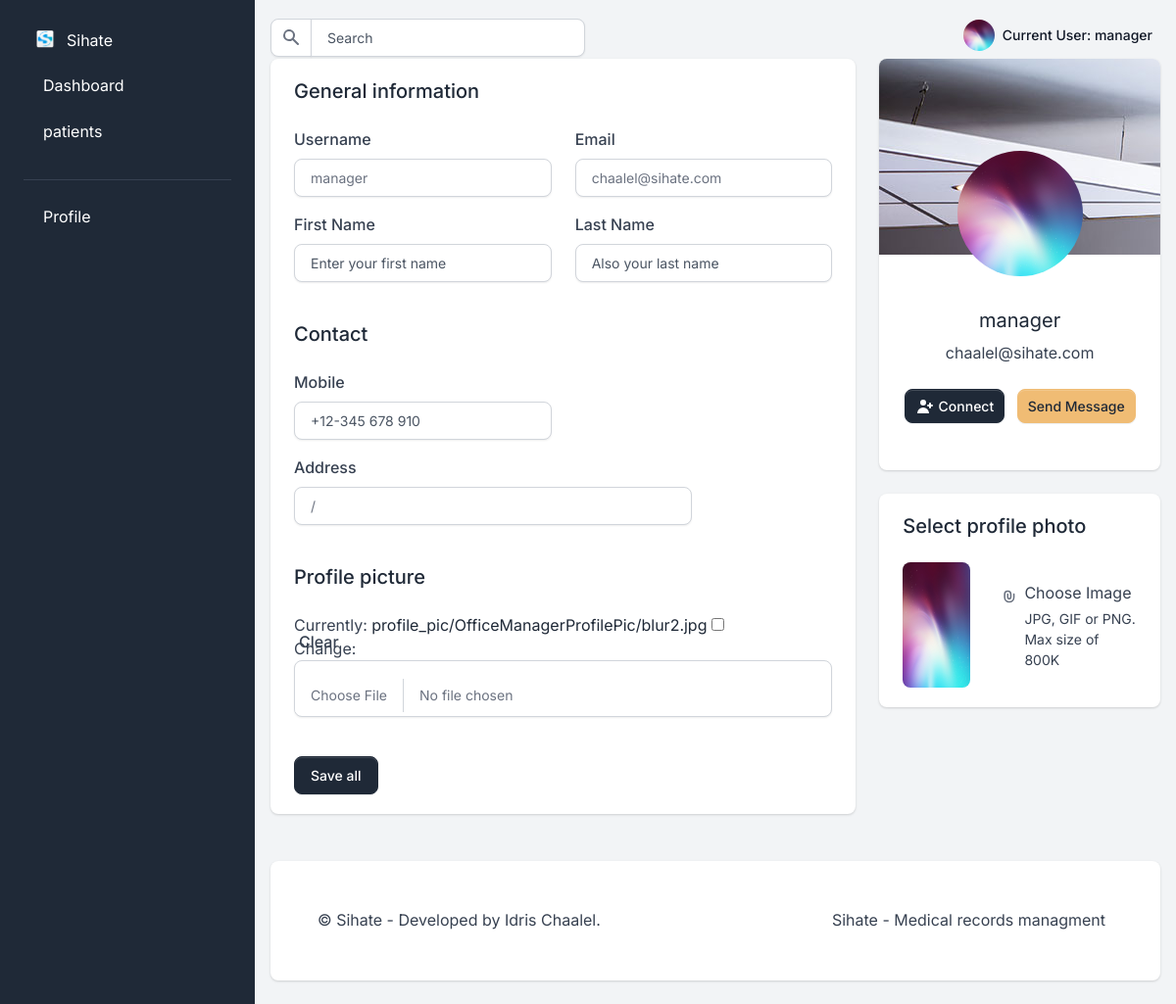
Before: /user/manager/profile/ (signed in) with the older database file.
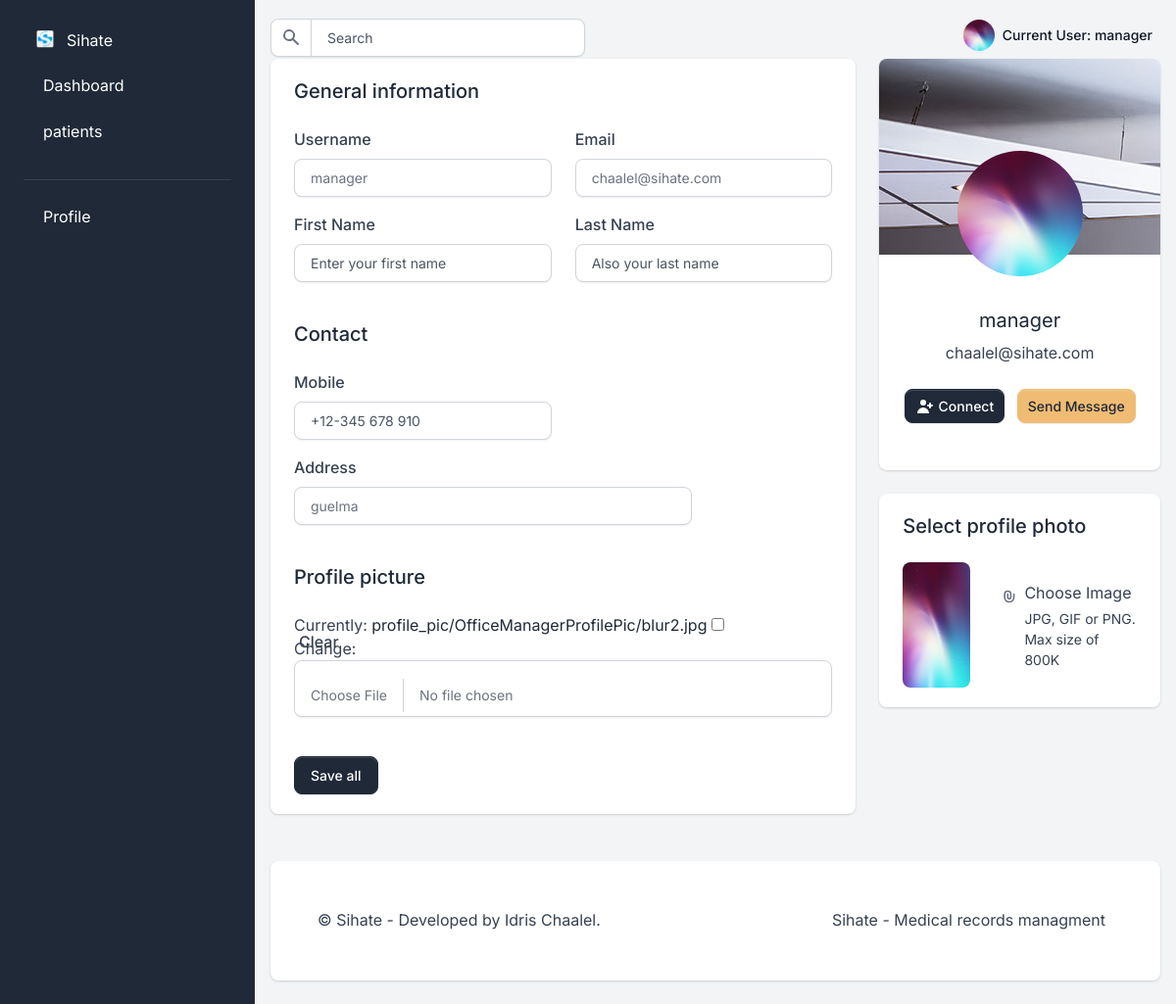
After: the same page with the newer database file.
### users/models.py (models this page shows, shortened)
class User(AbstractUser):
    is_doctor = models.BooleanField("doctor status", default=False)
    is_patient = models.BooleanField("patient status", default=False)
    is_manager = models.BooleanField("office manager status", default=False)

class OfficeManager(User):
    address = models.CharField(max_length=254, default="/")
    mobile = PhoneNumberField(blank=True)
    profile_pic = models.ImageField(
        upload_to="profile_pic/OfficeManagerProfilePic/", null=True, blank=True
    )
    class Meta:
        verbose_name = "OfficeManager"
        verbose_name_plural = "OfficeManagers"
    def get_profile_pic(self):
        if self.profile_pic:
            return self.profile_pic.url
        else:
            return "/static/assets/profile/img/default/default_profile_picture.png"

### users/views/manager_views.py (the view)
@user_passes_test(lambda u: u.is_authenticated and u.is_manager)
def manager_profile_view(request):
    manager = models.OfficeManager.objects.get(id=request.user.id)
    if request.method == "POST":
        form = forms.ManagerUpdateForm(request.POST, request.FILES, instance=manager)
        if form.is_valid():
            form.save()
            messages.success(request, "Your profile has been updated!")
            return redirect("manager_profile_view")
        else:
            messages.error(
                request, "There was an error updating your profile. Please try again."
            )
    else:
        form = forms.ManagerUpdateForm(instance=manager)
    context = {
        "form": form,
        "manager": manager,
    }
    return render(request, "profiles/manager/profile/manager_profile.html", context)

### users/forms.py
class ManagerUpdateForm(forms.ModelForm):
    class Meta:
        model = users_models.OfficeManager
        fields = [
            "username",
            "email",
            "first_name",
            "last_name",
            "address",
            "mobile",
            "profile_pic",
        ]
    mobile = PhoneNumberField(required=False)

### templates/profiles/manager/profile/manager_profile.html (shortened to what the changed rows need)
{%extends 'profiles/manager/index.html'%}
{% load widget_tweaks %}
{% load static %}
{% block content %}
<div class="row">
    <div class="col-12 col-xl-8">
        <div class="card card-body border-0 shadow mb-4">
            <h2 class="h5 mb-4">General information</h2>
            <form method="post" enctype="multipart/form-data">
                <h2 class="h5 my-4">Contact</h2>
                <div class="row">
                    <div class="col-md-6 mb-3">
                        <div class="form-group">
                            <label for="phone">Mobile</label>
                            {% render_field form.mobile class="form-control" id="phone" type="number" placeholder="+12-345 678 910" %}
                        </div>
                    </div>
                    <div class="col-sm-9 mb-3">
                        <div class="form-group">
                            <label for="address">Address</label>
                            {% render_field form.address class="form-control" id="address" type="text" placeholder="Enter your home address" %}
                        </div>
                    </div>
                </div>
                <h2 class="h5 my-4">Profile picture</h2>
                <div class="row">
                    <div class="form-floating mb-3">
                        {% render_field form.profile_pic class="form-control" type="file" placeholder="Profile Picture"%}
                    </div>
                </div>
            </form>
        </div>
    </div>
    <div class="col-12 col-xl-4">
        <div class="row">
            <div class="col-12 mb-4">
                <div class="card shadow border-0 text-center p-0">
                    <div class="card-body pb-5">
                        <img src="{{manager.get_profile_pic}}" class="avatar-xl rounded-circle mx-auto mt-n7 mb-4"
                            alt="Manager picture" />
                        <h5 class="fw-normal">
                            {{ manager.username }}
                        </h5>
                        <p class="text-gray mb-4">
                            {{ manager.email }}
                        </p>
                        <a class="btn btn-sm btn-gray-800 d-inline-flex align-items-center me-2" href="#">
                            <svg class="icon icon-xs me-1" fill="currentColor" viewBox="0 0 20 20"
                                xmlns="http://www.w3.org/2000/svg">
                                <path
                                    d="M8 9a3 3 0 100-6 3 3 0 000 6zM8 11a6 6 0 016 6H2a6 6 0 016-6zM16 7a1 1 0 10-2 0v1h-1a1 1 0 100 2h1v1a1 1 0 102 0v-1h1a1 1 0 100-2h-1V7z">
                                </path>
                            </svg>
                            Connect
                        </a>
                        <a class="btn btn-sm btn-secondary" href="#">Send Message</a>
                    </div>
                </div>
            </div>
            <div class="col-12">
                <div class="card card-body border-0 shadow mb-4">
                    <h2 class="h5 mb-4">Select profile photo</h2>
                    <div class="d-flex align-items-center">
                        <div class="me-3">
                            <img src="{{manager.get_profile_pic}}" class="rounded avatar-xl" alt="Manager picture" />
                        </div>
                    </div>
                </div>
            </div>
        </div>
    </div>
</div>
{%endblock content%}

### templates/profiles/manager/includes/parts/navigation.html (shortened to what this page needs)
{%load static%}
<nav class="navbar navbar-top navbar-expand navbar-dashboard navbar-dark ps-0 pe-2 pb-0">
  <div class="container-fluid px-0">
    <div class="d-flex justify-content-between w-100" id="navbarSupportedContent">
      <div class="d-flex align-items-center">
        <form class="navbar-search form-inline" id="navbar-search-main">
          <div class="input-group input-group-merge search-bar">
            <span class="input-group-text" id="topbar-addon">
            </span>
            <input type="text" class="form-control" id="topbarInputIconLeft" placeholder="Search" aria-label="Search"
              aria-describedby="topbar-addon">
          </div>
        </form>
      </div>
      <ul class="navbar-nav align-items-center">
        <li class="nav-item dropdown ms-lg-3">
          <a class="nav-link dropdown-toggle pt-1 px-0" href="#" role="button" data-bs-toggle="dropdown"
            aria-expanded="false">
            <div class="media d-flex align-items-center">
              <img src="{{ manager.get_profile_pic }}" class="avatar rounded-circle" alt="Manager profile picture" />
              <div class="media-body ms-2 text-dark align-items-center d-none d-lg-block">
                <span class="mb-0 font-small fw-bold text-gray-900">
                   <strong>Current User:</strong> {{ request.user.username }}
                </span>
              </div>
            </div>
          </a>
        </li>
      </ul>
    </div>
  </div>
</nav>

Changed rows visible on the page:
changed OfficeManager: address "/" → "guelma"
